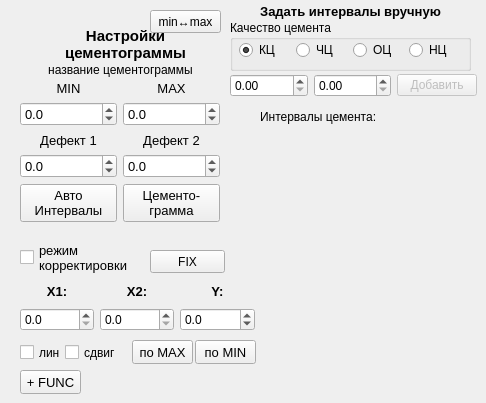
    <widget class="QWidget" name="tab_2">
     <attribute name="title">
      <string>Настройки цементограммы</string>
     </attribute>
     <widget class="QPushButton" name="pushButton_fix_corr">
      <property name="geometry">
       <rect>
        <x>150</x>
        <y>250</y>
        <width>75</width>
        <height>23</height>
       </rect>
      </property>
      <property name="toolTip">
       <string>Зафиксировать выполненные корректировки</string>
      </property>
      <property name="text">
       <string>FIX</string>
      </property>
     </widget>
     <widget class="QWidget" name="gridLayoutWidget_6">
      <property name="geometry">
       <rect>
        <x>20</x>
        <y>280</y>
        <width>235</width>
        <height>51</height>
       </rect>
      </property>
      <layout class="QGridLayout" name="gridLayout_6">
       <item row="1" column="2">
        <widget class="QLabel" name="label_24">
         <property name="font">
          <font>
           <pointsize>10</pointsize>
           <weight>75</weight>
           <bold>true</bold>
          </font>
         </property>
         <property name="text">
          <string>Y:</string>
         </property>
         <property name="alignment">
          <set>Qt::AlignCenter</set>
         </property>
        </widget>
       </item>
       <item row="2" column="0">
        <widget class="QDoubleSpinBox" name="doubleSpinBox_x1_line">
         <property name="decimals">
          <number>1</number>
         </property>
         <property name="minimum">
          <double>0.000000000000000</double>
         </property>
         <property name="maximum">
          <double>10000.000000000000000</double>
         </property>
         <property name="singleStep">
          <double>0.500000000000000</double>
         </property>
        </widget>
       </item>
       <item row="1" column="1">
        <widget class="QLabel" name="label_23">
         <property name="font">
          <font>
           <pointsize>10</pointsize>
           <weight>75</weight>
           <bold>true</bold>
          </font>
         </property>
         <property name="text">
          <string>X2:</string>
         </property>
         <property name="alignment">
          <set>Qt::AlignCenter</set>
         </property>
        </widget>
       </item>
       <item row="1" column="0">
        <widget class="QLabel" name="label_13">
         <property name="font">
          <font>
           <pointsize>10</pointsize>
           <weight>75</weight>
           <bold>true</bold>
          </font>
         </property>
         <property name="text">
          <string>X1:</string>
         </property>
         <property name="alignment">
          <set>Qt::AlignCenter</set>
         </property>
        </widget>
       </item>
       <item row="2" column="1">
        <widget class="QDoubleSpinBox" name="doubleSpinBox_x2_line">
         <property name="decimals">
          <number>1</number>
         </property>
         <property name="minimum">
          <double>0.000000000000000</double>
         </property>
         <property name="maximum">
          <double>10000.000000000000000</double>
         </property>
         <property name="singleStep">
          <double>0.500000000000000</double>
         </property>
        </widget>
       </item>
       <item row="2" column="2">
        <widget class="QDoubleSpinBox" name="doubleSpinBox_y_line">
         <property name="decimals">
          <number>1</number>
         </property>
         <property name="minimum">
          <double>-10000.000000000000000</double>
         </property>
         <property name="maximum">
          <double>10000.000000000000000</double>
         </property>
         <property name="singleStep">
          <double>0.100000000000000</double>
         </property>
        </widget>
       </item>
      </layout>
     </widget>
     <widget class="QLabel" name="label_57">
      <property name="geometry">
       <rect>
        <x>40</x>
        <y>24</y>
        <width>171</width>
        <height>41</height>
       </rect>
      </property>
      <property name="font">
       <font>
        <pointsize>11</pointsize>
        <weight>75</weight>
        <bold>true</bold>
       </font>
      </property>
      <property name="text">
       <string>Настройки
цементограммы</string>
      </property>
      <property name="alignment">
       <set>Qt::AlignCenter</set>
      </property>
     </widget>
     <widget class="QPushButton" name="pushButton_plus_func">
      <property name="geometry">
       <rect>
        <x>20</x>
        <y>370</y>
        <width>61</width>
        <height>24</height>
       </rect>
      </property>
      <property name="font">
       <font>
        <pointsize>10</pointsize>
       </font>
      </property>
      <property name="toolTip">
       <string>Поднять верхнюю часть цементограммы</string>
      </property>
      <property name="text">
       <string>+ FUNC</string>
      </property>
     </widget>
     <widget class="QLabel" name="name_cement">
      <property name="geometry">
       <rect>
        <x>20</x>
        <y>60</y>
        <width>201</width>
        <height>20</height>
       </rect>
      </property>
      <property name="palette">
       <palette>
        <active>
         <colorrole role="WindowText">
          <brush brushstyle="SolidPattern">
           <color alpha="255">
            <red>0</red>
            <green>0</green>
            <blue>0</blue>
           </color>
          </brush>
         </colorrole>
         <colorrole role="Button">
          <brush brushstyle="SolidPattern">
           <color alpha="255">
            <red>41</red>
            <green>131</green>
            <blue>240</blue>
           </color>
          </brush>
         </colorrole>
         <colorrole role="Light">
          <brush brushstyle="SolidPattern">
           <color alpha="255">
            <red>149</red>
            <green>197</green>
            <blue>255</blue>
           </color>
          </brush>
         </colorrole>
         <colorrole role="Midlight">
          <brush brushstyle="SolidPattern">
           <color alpha="255">
            <red>95</red>
            <green>164</green>
            <blue>247</blue>
           </color>
          </brush>
         </colorrole>
         <colorrole role="Dark">
          <brush brushstyle="SolidPattern">
           <color alpha="255">
            <red>20</red>
            <green>65</green>
            <blue>120</blue>
           </color>
          </brush>
         </colorrole>
         <colorrole role="Mid">
          <brush brushstyle="SolidPattern">
           <color alpha="255">
            <red>27</red>
            <green>87</green>
            <blue>160</blue>
           </color>
          </brush>
         </colorrole>
         <colorrole role="Text">
          <brush brushstyle="SolidPattern">
           <color alpha="255">
            <red>0</red>
            <green>0</green>
            <blue>0</blue>
           </color>
          </brush>
         </colorrole>
         <colorrole role="BrightText">
          <brush brushstyle="SolidPattern">
           <color alpha="255">
            <red>255</red>
            <green>255</green>
            <blue>255</blue>
           </color>
          </brush>
         </colorrole>
         <colorrole role="ButtonText">
          <brush brushstyle="SolidPattern">
           <color alpha="255">
            <red>0</red>
            <green>0</green>
            <blue>0</blue>
           </color>
          </brush>
         </colorrole>
         <colorrole role="Base">
          <brush brushstyle="SolidPattern">
           <color alpha="255">
            <red>255</red>
            <green>255</green>
            <blue>255</blue>
           </color>
          </brush>
         </colorrole>
         <colorrole role="Window">
          <brush brushstyle="SolidPattern">
           <color alpha="255">
            <red>41</red>
            <green>131</green>
            <blue>240</blue>
           </color>
          </brush>
         </colorrole>
         <colorrole role="Shadow">
          <brush brushstyle="SolidPattern">
           <color alpha="255">
            <red>0</red>
            <green>0</green>
            <blue>0</blue>
           </color>
          </brush>
         </colorrole>
         <colorrole role="AlternateBase">
          <brush brushstyle="SolidPattern">
           <color alpha="255">
            <red>148</red>
            <green>193</green>
            <blue>247</blue>
           </color>
          </brush>
         </colorrole>
         <colorrole role="ToolTipBase">
          <brush brushstyle="SolidPattern">
           <color alpha="255">
            <red>255</red>
            <green>255</green>
            <blue>220</blue>
           </color>
          </brush>
         </colorrole>
         <colorrole role="ToolTipText">
          <brush brushstyle="SolidPattern">
           <color alpha="255">
            <red>0</red>
            <green>0</green>
            <blue>0</blue>
           </color>
          </brush>
         </colorrole>
        </active>
        <inactive>
         <colorrole role="WindowText">
          <brush brushstyle="SolidPattern">
           <color alpha="255">
            <red>0</red>
            <green>0</green>
            <blue>0</blue>
           </color>
          </brush>
         </colorrole>
         <colorrole role="Button">
          <brush brushstyle="SolidPattern">
           <color alpha="255">
            <red>41</red>
            <green>131</green>
            <blue>240</blue>
           </color>
          </brush>
         </colorrole>
         <colorrole role="Light">
          <brush brushstyle="SolidPattern">
           <color alpha="255">
            <red>149</red>
            <green>197</green>
            <blue>255</blue>
           </color>
          </brush>
         </colorrole>
         <colorrole role="Midlight">
          <brush brushstyle="SolidPattern">
           <color alpha="255">
            <red>95</red>
            <green>164</green>
            <blue>247</blue>
           </color>
          </brush>
         </colorrole>
         <colorrole role="Dark">
          <brush brushstyle="SolidPattern">
           <color alpha="255">
            <red>20</red>
            <green>65</green>
            <blue>120</blue>
           </color>
          </brush>
         </colorrole>
         <colorrole role="Mid">
          <brush brushstyle="SolidPattern">
           <color alpha="255">
            <red>27</red>
            <green>87</green>
            <blue>160</blue>
           </color>
          </brush>
         </colorrole>
         <colorrole role="Text">
          <brush brushstyle="SolidPattern">
           <color alpha="255">
            <red>0</red>
            <green>0</green>
            <blue>0</blue>
           </color>
          </brush>
         </colorrole>
         <colorrole role="BrightText">
          <brush brushstyle="SolidPattern">
           <color alpha="255">
            <red>255</red>
            <green>255</green>
            <blue>255</blue>
           </color>
          </brush>
         </colorrole>
         <colorrole role="ButtonText">
          <brush brushstyle="SolidPattern">
           <color alpha="255">
            <red>0</red>
            <green>0</green>
            <blue>0</blue>
           </color>
          </brush>
         </colorrole>
         <colorrole role="Base">
          <brush brushstyle="SolidPattern">
           <color alpha="255">
            <red>255</red>
            <green>255</green>
            <blue>255</blue>
           </color>
          </brush>
         </colorrole>
         <colorrole role="Window">
          <brush brushstyle="SolidPattern">
           <color alpha="255">
            <red>41</red>
            <green>131</green>
            <blue>240</blue>
           </color>
          </brush>
         </colorrole>
         <colorrole role="Shadow">
          <brush brushstyle="SolidPattern">
           <color alpha="255">
            <red>0</red>
            <green>0</green>
            <blue>0</blue>
           </color>
          </brush>
         </colorrole>
         <colorrole role="AlternateBase">
          <brush brushstyle="SolidPattern">
           <color alpha="255">
            <red>148</red>
            <green>193</green>
            <blue>247</blue>
           </color>
          </brush>
         </colorrole>
         <colorrole role="ToolTipBase">
          <brush brushstyle="SolidPattern">
           <color alpha="255">
            <red>255</red>
            <green>255</green>
            <blue>220</blue>
           </color>
          </brush>
         </colorrole>
         <colorrole role="ToolTipText">
          <brush brushstyle="SolidPattern">
           <color alpha="255">
            <red>0</red>
            <green>0</green>
            <blue>0</blue>
           </color>
          </brush>
         </colorrole>
        </inactive>
        <disabled>
         <colorrole role="WindowText">
          <brush brushstyle="SolidPattern">
           <color alpha="255">
            <red>20</red>
            <green>65</green>
            <blue>120</blue>
           </color>
          </brush>
         </colorrole>
         <colorrole role="Button">
          <brush brushstyle="SolidPattern">
           <color alpha="255">
            <red>41</red>
            <green>131</green>
            <blue>240</blue>
           </color>
          </brush>
         </colorrole>
         <colorrole role="Light">
          <brush brushstyle="SolidPattern">
           <color alpha="255">
            <red>149</red>
            <green>197</green>
            <blue>255</blue>
           </color>
          </brush>
         </colorrole>
         <colorrole role="Midlight">
          <brush brushstyle="SolidPattern">
           <color alpha="255">
            <red>95</red>
            <green>164</green>
            <blue>247</blue>
           </color>
          </brush>
         </colorrole>
         <colorrole role="Dark">
          <brush brushstyle="SolidPattern">
           <color alpha="255">
            <red>20</red>
            <green>65</green>
            <blue>120</blue>
           </color>
          </brush>
         </colorrole>
         <colorrole role="Mid">
          <brush brushstyle="SolidPattern">
           <color alpha="255">
            <red>27</red>
            <green>87</green>
            <blue>160</blue>
           </color>
          </brush>
         </colorrole>
         <colorrole role="Text">
          <brush brushstyle="SolidPattern">
           <color alpha="255">
            <red>20</red>
            <green>65</green>
            <blue>120</blue>
           </color>
          </brush>
         </colorrole>
         <colorrole role="BrightText">
          <brush brushstyle="SolidPattern">
           <color alpha="255">
            <red>255</red>
            <green>255</green>
            <blue>255</blue>
           </color>
          </brush>
         </colorrole>
         <colorrole role="ButtonText">
          <brush brushstyle="SolidPattern">
           <color alpha="255">
            <red>20</red>
            <green>65</green>
            <blue>120</blue>
           </color>
          </brush>
         </colorrole>
         <colorrole role="Base">
          <brush brushstyle="SolidPattern">
           <color alpha="255">
            <red>41</red>
            <green>131</green>
            <blue>240</blue>
           </color>
          </brush>
         </colorrole>
         <colorrole role="Window">
          <brush brushstyle="SolidPattern">
           <color alpha="255">
            <red>41</red>
            <green>131</green>
            <blue>240</blue>
           </color>
          </brush>
         </colorrole>
         <colorrole role="Shadow">
          <brush brushstyle="SolidPattern">
           <color alpha="255">
            <red>0</red>
            <green>0</green>
            <blue>0</blue>
           </color>
          </brush>
         </colorrole>
         <colorrole role="AlternateBase">
          <brush brushstyle="SolidPattern">
           <color alpha="255">
            <red>41</red>
            <green>131</green>
            <blue>240</blue>
           </color>
          </brush>
         </colorrole>
         <colorrole role="ToolTipBase">
          <brush brushstyle="SolidPattern">
           <color alpha="255">
            <red>255</red>
            <green>255</green>
            <blue>220</blue>
           </color>
          </brush>
         </colorrole>
         <colorrole role="ToolTipText">
          <brush brushstyle="SolidPattern">
           <color alpha="255">
            <red>0</red>
            <green>0</green>
            <blue>0</blue>
           </color>
          </brush>
         </colorrole>
        </disabled>
       </palette>
      </property>
      <property name="text">
       <string>название цементограммы</string>
      </property>
      <property name="alignment">
       <set>Qt::AlignCenter</set>
      </property>
     </widget>
     <widget class="QWidget" name="gridLayoutWidget_5">
      <property name="geometry">
       <rect>
        <x>20</x>
        <y>80</y>
        <width>200</width>
        <height>142</height>
       </rect>
      </property>
      <property name="font">
       <font>
        <pointsize>10</pointsize>
       </font>
      </property>
      <layout class="QGridLayout" name="gridLayout_5">
       <item row="0" column="1">
        <widget class="QLabel" name="label_54">
         <property name="font">
          <font>
           <pointsize>10</pointsize>
          </font>
         </property>
         <property name="text">
          <string>MAX</string>
         </property>
         <property name="alignment">
          <set>Qt::AlignCenter</set>
         </property>
        </widget>
       </item>
       <item row="0" column="0">
        <widget class="QLabel" name="label_53">
         <property name="font">
          <font>
           <pointsize>10</pointsize>
          </font>
         </property>
         <property name="text">
          <string>MIN</string>
         </property>
         <property name="alignment">
          <set>Qt::AlignCenter</set>
         </property>
        </widget>
       </item>
       <item row="2" column="0">
        <widget class="QLabel" name="label_55">
         <property name="font">
          <font>
           <pointsize>10</pointsize>
          </font>
         </property>
         <property name="text">
          <string>Дефект 1</string>
         </property>
         <property name="alignment">
          <set>Qt::AlignCenter</set>
         </property>
        </widget>
       </item>
       <item row="2" column="1">
        <widget class="QLabel" name="label_56">
         <property name="font">
          <font>
           <pointsize>10</pointsize>
          </font>
         </property>
         <property name="text">
          <string>Дефект 2</string>
         </property>
         <property name="alignment">
          <set>Qt::AlignCenter</set>
         </property>
        </widget>
       </item>
       <item row="4" column="1">
        <widget class="QPushButton" name="pushButton_cement">
         <property name="toolTip">
          <string>Построить цементограмму.
Последняя построенная цементограмма
будет использоваться в отчете</string>
         </property>
         <property name="text">
          <string>Цементо-
грамма</string>
         </property>
        </widget>
       </item>
       <item row="4" column="0">
        <widget class="QPushButton" name="pushButton_int_cement">
         <property name="sizePolicy">
          <sizepolicy hsizetype="Minimum" vsizetype="Fixed">
           <horstretch>0</horstretch>
           <verstretch>0</verstretch>
          </sizepolicy>
         </property>
         <property name="toolTip">
          <string>Выбрать сигнал для построения цементограммы
(должен быть выбран только один сигнал)
Расчитывается уровнь дефектов
Также данная кнопка отменяет все корректировки</string>
         </property>
         <property name="statusTip">
          <string/>
         </property>
         <property name="whatsThis">
          <string/>
         </property>
         <property name="text">
          <string>Авто
Интервалы</string>
         </property>
         <property name="checkable">
          <bool>false</bool>
         </property>
        </widget>
       </item>
       <item row="3" column="0">
        <widget class="QDoubleSpinBox" name="doubleSpinBox_defect1">
         <property name="decimals">
          <number>1</number>
         </property>
         <property name="minimum">
          <double>-10000.000000000000000</double>
         </property>
         <property name="maximum">
          <double>10000.000000000000000</double>
         </property>
         <property name="singleStep">
          <double>0.100000000000000</double>
         </property>
        </widget>
       </item>
       <item row="3" column="1">
        <widget class="QDoubleSpinBox" name="doubleSpinBox_defect2">
         <property name="decimals">
          <number>1</number>
         </property>
         <property name="minimum">
          <double>-10000.000000000000000</double>
         </property>
         <property name="maximum">
          <double>10000.000000000000000</double>
         </property>
         <property name="singleStep">
          <double>0.100000000000000</double>
         </property>
        </widget>
       </item>
       <item row="1" column="1">
        <widget class="QDoubleSpinBox" name="doubleSpinBox_max_cement">
         <property name="decimals">
          <number>1</number>
         </property>
         <property name="minimum">
          <double>-10000.000000000000000</double>
         </property>
         <property name="maximum">
          <double>10000.000000000000000</double>
         </property>
         <property name="singleStep">
          <double>0.100000000000000</double>
         </property>
        </widget>
       </item>
       <item row="1" column="0">
        <widget class="QDoubleSpinBox" name="doubleSpinBox_min_cement">
         <property name="decimals">
          <number>1</number>
         </property>
         <property name="minimum">
          <double>-10000.000000000000000</double>
         </property>
         <property name="maximum">
          <double>10000.000000000000000</double>
         </property>
         <property name="singleStep">
          <double>0.100000000000000</double>
         </property>
        </widget>
       </item>
      </layout>
     </widget>
     <widget class="QPushButton" name="pushButton_corr_sig_bottom">
      <property name="geometry">
       <rect>
        <x>195</x>
        <y>340</y>
        <width>61</width>
        <height>24</height>
       </rect>
      </property>
      <property name="font">
       <font>
        <pointsize>10</pointsize>
       </font>
      </property>
      <property name="toolTip">
       <string>Вытянуть выделенный интервал
по минимальному значению в интервале</string>
      </property>
      <property name="text">
       <string>по MIN</string>
      </property>
     </widget>
     <widget class="QCheckBox" name="checkBox_lin_cor">
      <property name="geometry">
       <rect>
        <x>20</x>
        <y>344</y>
        <width>41</width>
        <height>17</height>
       </rect>
      </property>
      <property name="toolTip">
       <string>вытягивание в линейном режиме</string>
      </property>
      <property name="text">
       <string>лин</string>
      </property>
     </widget>
     <widget class="QCheckBox" name="checkBox_corr_mode">
      <property name="geometry">
       <rect>
        <x>20</x>
        <y>242</y>
        <width>111</width>
        <height>31</height>
       </rect>
      </property>
      <property name="font">
       <font>
        <pointsize>10</pointsize>
       </font>
      </property>
      <property name="layoutDirection">
       <enum>Qt::LeftToRight</enum>
      </property>
      <property name="autoFillBackground">
       <bool>false</bool>
      </property>
      <property name="text">
       <string>режим
корректировки</string>
      </property>
     </widget>
     <widget class="QPushButton" name="pushButton_corr_sig">
      <property name="geometry">
       <rect>
        <x>132</x>
        <y>340</y>
        <width>61</width>
        <height>24</height>
       </rect>
      </property>
      <property name="font">
       <font>
        <pointsize>10</pointsize>
       </font>
      </property>
      <property name="toolTip">
       <string>Вытянуть выделенный интервал
по максимальному значению в интервале</string>
      </property>
      <property name="text">
       <string>по MAX</string>
      </property>
     </widget>
     <widget class="QPushButton" name="pushButton_minmax_cem">
      <property name="geometry">
       <rect>
        <x>150</x>
        <y>10</y>
        <width>71</width>
        <height>23</height>
       </rect>
      </property>
      <property name="toolTip">
       <string>Выравнивание максимумов и минимумов цементограммы</string>
      </property>
      <property name="text">
       <string>min↔max</string>
      </property>
     </widget>
     <widget class="QLabel" name="label_58">
      <property name="geometry">
       <rect>
        <x>250</x>
        <y>3</y>
        <width>201</width>
        <height>16</height>
       </rect>
      </property>
      <property name="font">
       <font>
        <pointsize>10</pointsize>
        <weight>75</weight>
        <bold>true</bold>
       </font>
      </property>
      <property name="text">
       <string>Задать интервалы вручную</string>
      </property>
      <property name="alignment">
       <set>Qt::AlignCenter</set>
      </property>
     </widget>
     <widget class="QWidget" name="horizontalLayoutWidget_4">
      <property name="geometry">
       <rect>
        <x>230</x>
        <y>70</y>
        <width>247</width>
        <height>31</height>
       </rect>
      </property>
      <layout class="QHBoxLayout" name="horizontalLayout_4">
       <item>
        <widget class="QDoubleSpinBox" name="doubleSpinBox_undefine_min">
         <property name="maximum">
          <double>10000.000000000000000</double>
         </property>
        </widget>
       </item>
       <item>
        <widget class="QDoubleSpinBox" name="doubleSpinBox_undefine_max">
         <property name="maximum">
          <double>10000.000000000000000</double>
         </property>
        </widget>
       </item>
       <item>
        <widget class="QPushButton" name="pushButton_add_undefine">
         <property name="enabled">
          <bool>false</bool>
         </property>
         <property name="font">
          <font>
           <pointsize>9</pointsize>
          </font>
         </property>
         <property name="text">
          <string>Добавить</string>
         </property>
        </widget>
       </item>
      </layout>
     </widget>
     <widget class="QGroupBox" name="groupBox">
      <property name="geometry">
       <rect>
        <x>230</x>
        <y>20</y>
        <width>241</width>
        <height>51</height>
       </rect>
      </property>
      <property name="title">
       <string>Качество цемента</string>
      </property>
      <widget class="QWidget" name="horizontalLayoutWidget_6">
       <property name="geometry">
        <rect>
         <x>9</x>
         <y>19</y>
         <width>221</width>
         <height>22</height>
        </rect>
       </property>
       <layout class="QHBoxLayout" name="horizontalLayout_13">
        <item>
         <widget class="QRadioButton" name="radioButton_KC">
          <property name="enabled">
           <bool>true</bool>
          </property>
          <property name="toolTip">
           <string>качественный цемент</string>
          </property>
          <property name="text">
           <string>КЦ</string>
          </property>
          <property name="checkable">
           <bool>true</bool>
          </property>
          <property name="checked">
           <bool>true</bool>
          </property>
         </widget>
        </item>
        <item>
         <widget class="QRadioButton" name="radioButton_ChC">
          <property name="toolTip">
           <string>частичный цемент</string>
          </property>
          <property name="text">
           <string>ЧЦ</string>
          </property>
         </widget>
        </item>
        <item>
         <widget class="QRadioButton" name="radioButton_OC">
          <property name="toolTip">
           <string>отсутствие цемента</string>
          </property>
          <property name="text">
           <string>ОЦ</string>
          </property>
         </widget>
        </item>
        <item>
         <widget class="QRadioButton" name="radioButton_NC">
          <property name="toolTip">
           <string>неопределённый цемент</string>
          </property>
          <property name="text">
           <string>НЦ</string>
          </property>
         </widget>
        </item>
       </layout>
      </widget>
     </widget>
     <widget class="QLabel" name="label_int_undefine">
      <property name="geometry">
       <rect>
        <x>260</x>
        <y>110</y>
        <width>211</width>
        <height>271</height>
       </rect>
      </property>
      <property name="text">
       <string>Интервалы цемента:</string>
      </property>
      <property name="alignment">
       <set>Qt::AlignLeading|Qt::AlignLeft|Qt::AlignTop</set>
      </property>
     </widget>
     <widget class="QCheckBox" name="checkBox_shift_corr">
      <property name="geometry">
       <rect>
        <x>65</x>
        <y>344</y>
        <width>61</width>
        <height>17</height>
       </rect>
      </property>
      <property name="toolTip">
       <string>сдвиг участка цементограммы</string>
      </property>
      <property name="text">
       <string>сдвиг</string>
      </property>
     </widget>
    </widget>
